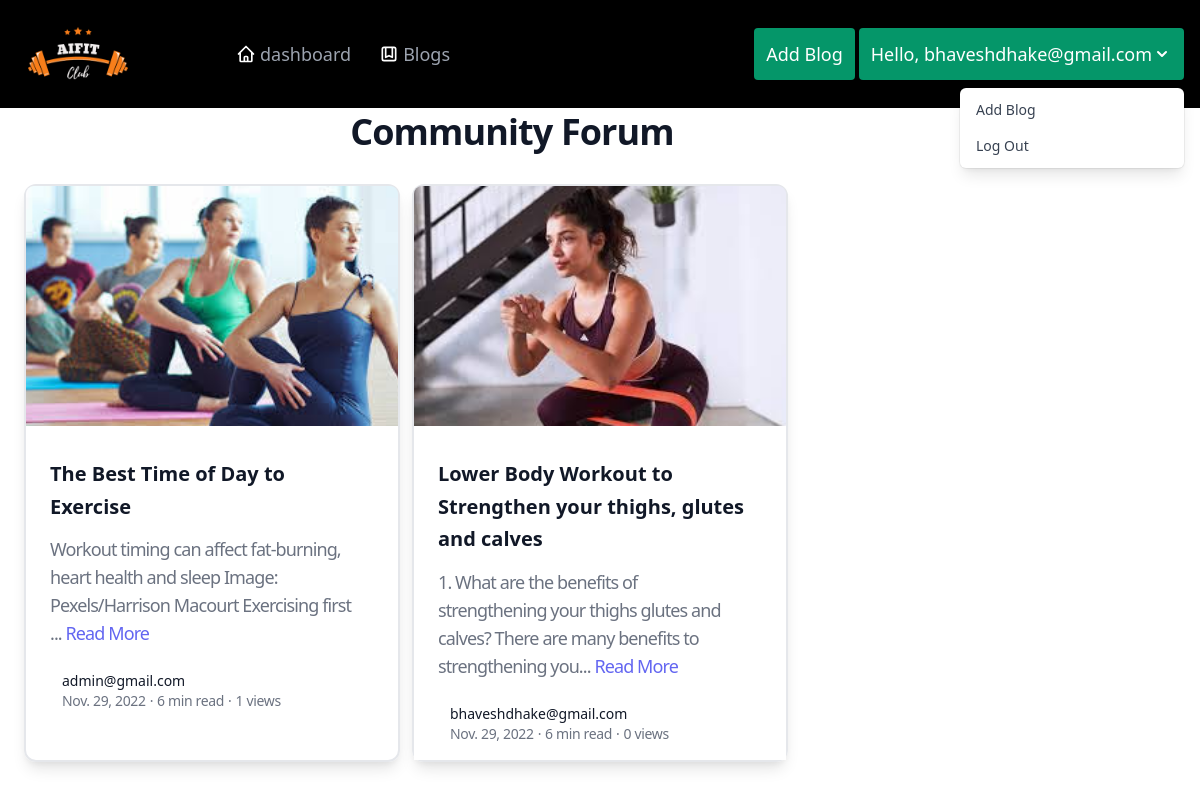
The page /blogs/ (signed in) on the database its author committed.
### app/models.py (models this page shows, shortened)
class BlogModel(models.Model):
    title = models.CharField(max_length=1000)
    content = RichTextField(blank=True,null=True)
    user = models.ForeignKey(User, blank=True, null=True, on_delete=models.CASCADE)
    slug = models.SlugField(max_length=1000, null=True, blank=True)
    created_at = models.DateTimeField(auto_now_add=True)
    view = models.IntegerField(null=True, blank=True, default=0)
    link = models.CharField(max_length=1000,null=True)
    image=models.ImageField(upload_to="Blogs/Cover Images", null=True)

### app/views.py (the view)
# urls.py: path('blogs/',views.blogs, name='blogs'),
@login_required(login_url='login')
def blogs(request):
    context = {'blogs': BlogModel.objects.all()}
    return render(request, 'blogs/blogs.html',context)

### app/templates/blogs/blogs.html
{% extends "base/base.html" %}
{% block content %}
<div class="container mt-50">
    <div class="mt-28 mb-8 text-center">
        <h2 class="text-3xl tracking-tight font-extrabold text-gray-900 sm:text-4xl">
            Community Forum
        </h2>
    </div>
</div>
<div
    class="lg:mx-6 md:mx-8 sm:mx-auto mx-auto mb-10 md:w-auto sm:w-96 w-80 grid lg:grid-cols-3 md:grid-cols-2 grid-cols-1 lg:gap-3 gap-16">
    {% for blog in blogs%}
    <div class="border-2 border-gray-200 rounded-xl shadow-lg">
        <div class="flex-shrink-0">
            <a href="{% url 'blog_detail' blog.id %}"><img class="w-full h-60 object-cover rounded-t-lg"
                    src="{{blog.image.url}}" alt=""></a>
        </div>
        <div class="flex-1 bg-white p-6 pb-4 flex flex-col justify-between">
            <div class="flex-1 mr-4">
                <a href="{% url 'blog_detail' blog.id %}" class="block mt-2">
                    <p class="text-xl leading-relaxed font-semibold text-gray-900">
                        {{blog.title}}
                    </p>
                    <p class="mt-3 tracking-tighter text-lg text-gray-500">
                        {{blog.content|striptags|slice:':120'}}... <span class="text-indigo-500">Read More</span>
                    </p>
                </a>
            </div>
            <div class="mt-6 flex items-center">
                <div class="ml-3">
                    <p class="text-sm font-medium text-gray-900">
                        <a href="{{blog.link}}" target="_blank" class="hover:underline">
                            {{blog.user}}
                        </a>
                    </p>
                    <div class="flex tracking-tight space-x-1 text-sm text-gray-500">
                        <time>
                            {{blog.created_at|date}}
                        </time>
                        <span aria-hidden="true">
                            ·
                        </span>
                        <span>
                            6 min read
                        </span>
                        <span aria-hidden="true">
                            ·
                        </span>
                        <span>
                            {{blog.view}} views
                        </span>
                    </div>
                </div>
            </div>
        </div>
    </div>
    {% endfor %}
</div>
{% endblock %}

### app/templates/base/base.html (shortened to what this page needs)
<!doctype html>
<html lang="en">
{% load static %}
<head>
	<link href="https://unpkg.com/tailwindcss@^2/dist/tailwind.min.css" rel="stylesheet">
</head>
<body>
	<nav class="bg-black top-0 fixed text-white w-full">
		<div class="w-full mx-auto px-4">
			<div class="flex justify-between">
				<div class="flex flex-row">
					<div>
						<a href="{% url 'dashboard' %}" class="">
							<div class="py-1 px-3">
								<img src="{% static 'images/logo1.png' %}" height="50x" width="100px" alt="logo-acm">
							</div>
						</a>
					</div>
					<div class="hidden md:flex items-center lg:space-x-7 space-x-2 lg:ml-24 ml-2 lg:text-lg">
						<div class="group flex items-center">
							<a href="{% url 'dashboard' %}"
								class="text-gray-400 group-hover:text-white group-hover:underline">dashboard</a>
						</div>
						<div class="group flex items-center">
							<svg xmlns="http://www.w3.org/2000/svg" class="h-5 w-5 mr-1" fill="none" viewBox="0 0 24 24"
								stroke="currentColor">
								<path stroke-linecap="round" stroke-linejoin="round" stroke-width="2"
									d="M16 4v12l-4-2-4 2V4M6 20h12a2 2 0 002-2V6a2 2 0 00-2-2H6a2 2 0 00-2 2v12a2 2 0 002 2z" />
							</svg>
							<a href="{% url 'blogs' %}"
								class="text-gray-400 group-hover:text-white group-hover:underline">Blogs</a>
						</div>
					</div>
				</div>
				<div class="hidden md:flex items-center space-x-1">
					{% if not user.is_authenticated %}
					<a href="{% url 'login' %}">
						<button
							class="text-white lg:text-lg bg-green-600 p-3 rounded hover:bg-green-700 transition delay-100">
							<div class="flex items-center">
								<svg xmlns="http://www.w3.org/2000/svg" class="w-5 h-5 mr-1" fill="none"
									viewBox="0 0 24 24" stroke="currentColor">
									<path stroke-linecap="round" stroke-linejoin="round" stroke-width="2"
										d="M11 16l-4-4m0 0l4-4m-4 4h14m-5 4v1a3 3 0 01-3 3H6a3 3 0 01-3-3V7a3 3 0 013-3h7a3 3 0 013 3v1" />
								</svg>
								Admin Login
							</div>
						</button>
					</a>
					{% else %}
					<a href="{% url 'add_blog' %}">
						<button
							class="text-white lg:text-lg bg-green-600 p-3 rounded hover:bg-green-700 transition delay-100">
							<div class="flex items-center">
								Add Blog
							</div>
						</button>
					</a>
					{% if request.user.is_staff %}
					<a href="{% url 'trainer_form' %}">
						<button
							class="text-white lg:text-lg bg-green-600 p-3 rounded hover:bg-green-700 transition delay-100">
							<div class="flex items-center">
								Add Exercise
							</div>
						</button>
					</a>
					<div>
						<div class="mx-auto text-right">
							<div x-data="{ open: false }" @keydown.escape.stop="open = false" @click.away="open = false"
								class="relative inline-block text-left">
								<div>
									<button type="button"
										class="text-white inline-flex lg:text-lg bg-green-600 p-3 rounded hover:bg-green-700 transition delay-100"
										id="options-menu" aria-expanded="true" @click="open = !open"
										aria-haspopup="true" x-bind:aria-expanded="open">
										Hello, {{request.user}}
										<svg class="my-1 h-5 w-5" x-description="Heroicon name: solid/chevron-down"
											xmlns="http://www.w3.org/2000/svg" viewBox="0 0 20 20" fill="currentColor"
											aria-hidden="true">
											<path fill-rule="evenodd"
												d="M5.293 7.293a1 1 0 011.414 0L10 10.586l3.293-3.293a1 1 0 111.414 1.414l-4 4a1 1 0 01-1.414 0l-4-4a1 1 0 010-1.414z"
												clip-rule="evenodd"></path>
										</svg>
									</button>
								</div>
								<div x-description="Dropdown menu, show/hide based on menu state." x-show="open"
									x-transition:enter="transition ease-out duration-100"
									x-transition:enter-start="transform opacity-0 scale-95"
									x-transition:enter-end="transform opacity-100 scale-100"
									x-transition:leave="transition ease-in duration-75"
									x-transition:leave-start="transform opacity-100 scale-100"
									x-transition:leave-end="transform opacity-0 scale-95"
									class="origin-top-right absolute right-0 mt-2 w-56 rounded-md shadow-lg bg-white ring-1 ring-black ring-opacity-5 divide-y divide-gray-100 focus:outline-none"
									role="menu" aria-orientation="vertical" aria-labelledby="options-menu">
									<div class="py-1" role="none">
										<a href="{% url 'see_blog' %}"
											class="group flex items-center px-4 py-2 text-sm text-gray-700 hover:bg-gray-100 hover:text-gray-900"
											role="menuitem">
											Blogs History
										</a>
										<a href="{% url 'admin_see' %}"
											class="group flex items-center px-4 py-2 text-sm text-gray-700 hover:bg-gray-100 hover:text-gray-900"
											role="menuitem">
											All Posts
										</a>
										<a href="{% url 'admin_user_delete' %}"
											class="group flex items-center px-4 py-2 text-sm text-gray-700 hover:bg-gray-100 hover:text-gray-900"
											role="menuitem">
											Delete Users
										</a>
										<a href="{% url 'logout' %}"
											class="group flex items-center px-4 py-2 text-sm text-gray-700 hover:bg-gray-100 hover:text-gray-900"
											role="menuitem">
											Log Out
										</a>
									</div>
								</div>
							</div>
						</div>
						{% else %}
						<div class="mx-auto text-right">
							<div x-data="{ open: false }" @keydown.escape.stop="open = false" @click.away="open = false"
								class="relative inline-block text-left">
								<div>
									<button type="button"
										class="text-white inline-flex lg:text-lg bg-green-600 p-3 rounded hover:bg-green-700 transition delay-100"
										id="options-menu" aria-expanded="true" @click="open = !open"
										aria-haspopup="true" x-bind:aria-expanded="open">
										Hello, {{request.user}}
									</button>
								</div>
								<div x-description="Dropdown menu, show/hide based on menu state." x-show="open"
									x-transition:enter="transition ease-out duration-100"
									x-transition:enter-start="transform opacity-0 scale-95"
									x-transition:enter-end="transform opacity-100 scale-100"
									x-transition:leave="transition ease-in duration-75"
									x-transition:leave-start="transform opacity-100 scale-100"
									x-transition:leave-end="transform opacity-0 scale-95"
									class="origin-top-right absolute right-0 mt-2 w-56 rounded-md shadow-lg bg-white ring-1 ring-black ring-opacity-5 divide-y divide-gray-100 focus:outline-none"
									role="menu" aria-orientation="vertical" aria-labelledby="options-menu">
									<div class="py-1" role="none">
										<a href="{% url 'see_blog' %}"
											class="group flex items-center px-4 py-2 text-sm text-gray-700 hover:bg-gray-100 hover:text-gray-900"
											role="menuitem">
											Add Blog
										</a>
										<a href="{% url 'logout' %}"
											class="group flex items-center px-4 py-2 text-sm text-gray-700 hover:bg-gray-100 hover:text-gray-900"
											role="menuitem">
											Log Out
										</a>
									</div>
								</div>
							</div>
						</div>
						{% endif %}
					</div>
					{% endif %}
				</div>
			</div>
	</nav>
	{% block content %}
	{% endblock %}
</body>
</html>

### rows shown on the page
BlogModel: image (picture), title "The Best Time of Day to Exercise", content "Workout timing can affect fat-burning, heart health and sleep Image: Pexels/Harrison Macourt Exercising first", user "admin@gmail.com", created_at "Nov. 29, 2022", view "1"
BlogModel: image (picture), title "Lower Body Workout to Strengthen your thighs, glutes and calves", content "1. What are the benefits of strengthening your thighs glutes and calves? There are many benefits to strengthening you", user "bhaveshdhake@gmail.com", created_at "Nov. 29, 2022", view "0"

### other values the page prints
{{ request.user }} "bhaveshdhake@gmail.com"
